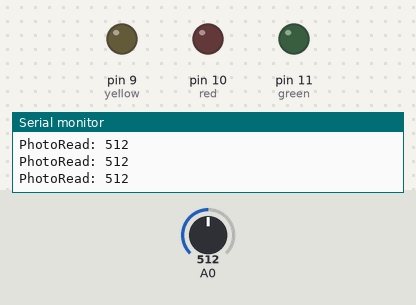
This sketch was run on a simulated Arduino Uno, built with avr-gcc and run on an emulated ATmega328P. Parts: output pins drawn as LEDs (lit = HIGH), the last lines printed to the serial monitor. Dashed ring = blinking. The inputs (shaded band) are chosen by the test bench; at power-on: A0 = 512.

Above: at 1.2 s.
1.3 s: A0 set to 592
2.8 s: A0 set to 613
At 3.2 s:
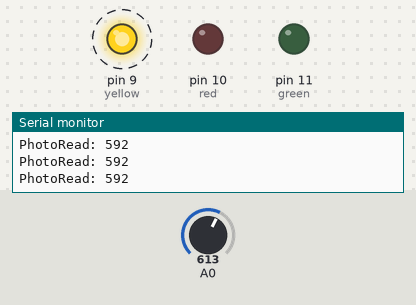
5.8 s: A0 set to 140
At 6.27 s:
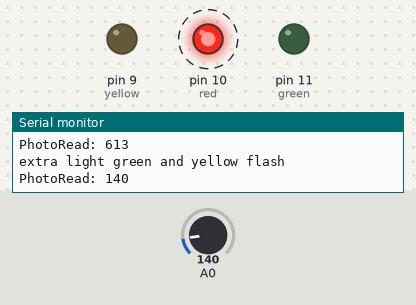
8.8 s: A0 set to 160
At 9.4 s:
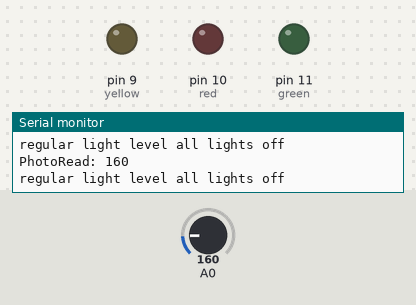
10.8 s: A0 set to 122
At 10.98 s:
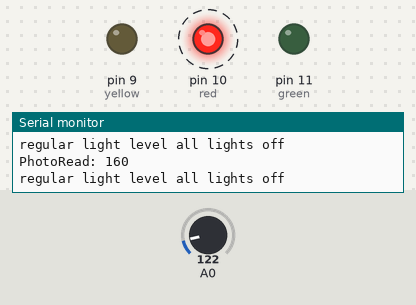
Timing chart, 0 to 14.8 s (numbered marks = the images above; inputs shaded):
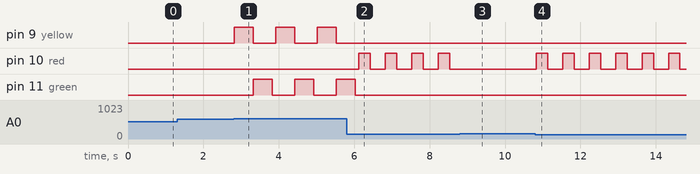

Measured:
- the behaviour switches between 600 and 601 on A0 (found by bisection; images 0 and 1)
- the behaviour switches between 149 and 150 on A0 (found by bisection; images 2 and 3)
- after the input at 2.8 s, pin 9 (yellow): alternates HIGH for 0.50 s and LOW for 0.60 s, starting at once; pin 11 (green): alternates HIGH for 0.50 s and LOW for 0.60 s, starting after 0.52 s
- after the input at 5.8 s, pin 9 (yellow): stops changing and stays LOW; pin 10 (red): alternates HIGH for 0.30 s and LOW for 0.40 s, starting after 0.33 s; pin 11 (green): goes on until 6.0 s, then stays LOW
- after the input at 8.8 s, pin 10 (red): stops changing and stays LOW
- after the input at 10.8 s, pin 10 (red): alternates HIGH for 0.30 s and LOW for 0.40 s, starting at once

The sketch:

photo_resistor_controls_traffic_light_2.ino
```cpp
int red=10;
 int yellow=9;
int green=11;

//Regular == 400
//Bright  == 500
//Dark    == 150

//JEREMY
// regular = 460ish
// darkness = 100ish maybe 150ish
// extra light = 700ish

void setup() {

  Serial.begin(9600);
pinMode(red, OUTPUT);
pinMode(yellow, OUTPUT);
pinMode(green, OUTPUT);


Serial.println("done with setup... continue");
}

void loop() {

Serial.print("PhotoRead: ");
Serial.println(analogRead(0));
delay(100);

 if(analogRead(0) > 150 && analogRead(0) < 400)
{
   digitalWrite(red, LOW);
  digitalWrite(yellow, LOW);
    digitalWrite(green, LOW);
    Serial.println("regular light level all lights off");
    delay(300);
  }

if(analogRead(0)<150){
digitalWrite(red, HIGH);
digitalWrite(yellow, LOW);
    digitalWrite(green, LOW);
    delay(300);
    digitalWrite(red, LOW);
    delay(300);


Serial.println("darkness red flashes");
}

 if(analogRead(0)>600)
{
   digitalWrite(red, LOW);
  digitalWrite(yellow, HIGH);
   delay(500);
     digitalWrite(yellow, LOW);
      digitalWrite(green, HIGH);
          delay(500);
    digitalWrite(green, LOW);

    Serial.println("extra light green and yellow flash");
  }


}
```
